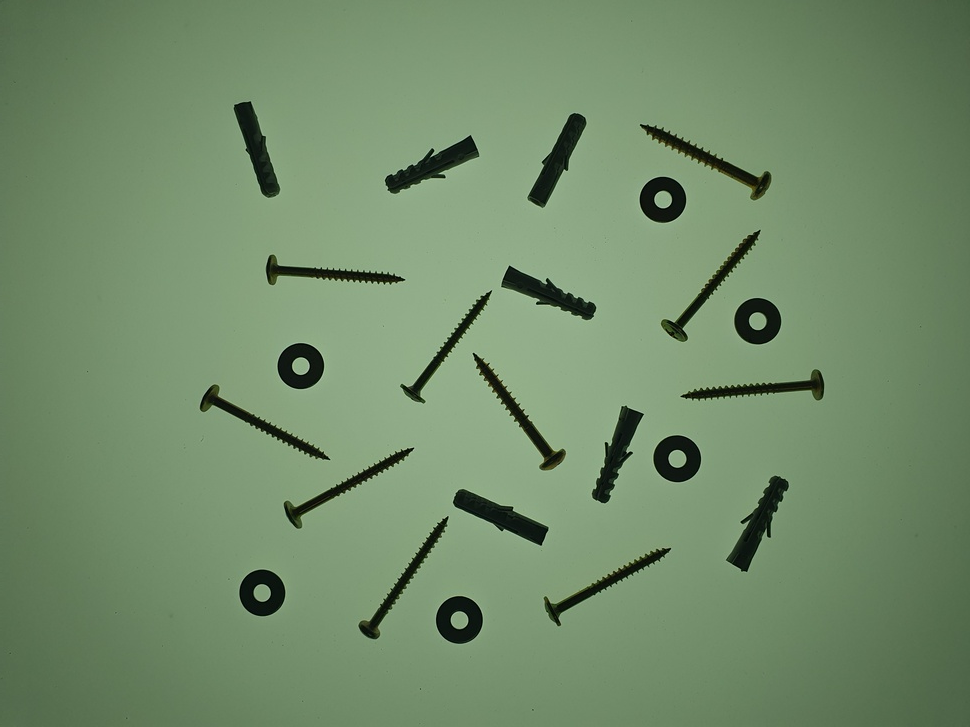
//> input picture tutorial/pdi/exemplos/momentos/20240430_102320.jpg, 970 x 727 px, shrunk from 4032 x 3024 before the run
$ ./momentos-contornos 20240430_102320.jpg   (built with g++ and OpenCV 4)
//> lines starting //> are read from the running program, lines starting //| are printed output that depends on the picture; after the words box and inside, x2 and y2 are one past the last pixel; in counts of white or black regions, pixels touching at a corner belong together
#include <iostream>
#include <fstream>
#include <opencv2/opencv.hpp>

int main(int argc, char** argv){
  cv::Mat image, gray;
  std::ofstream file;
  cv::Moments mom;

  image= cv::imread(argv[1], cv::IMREAD_GRAYSCALE);
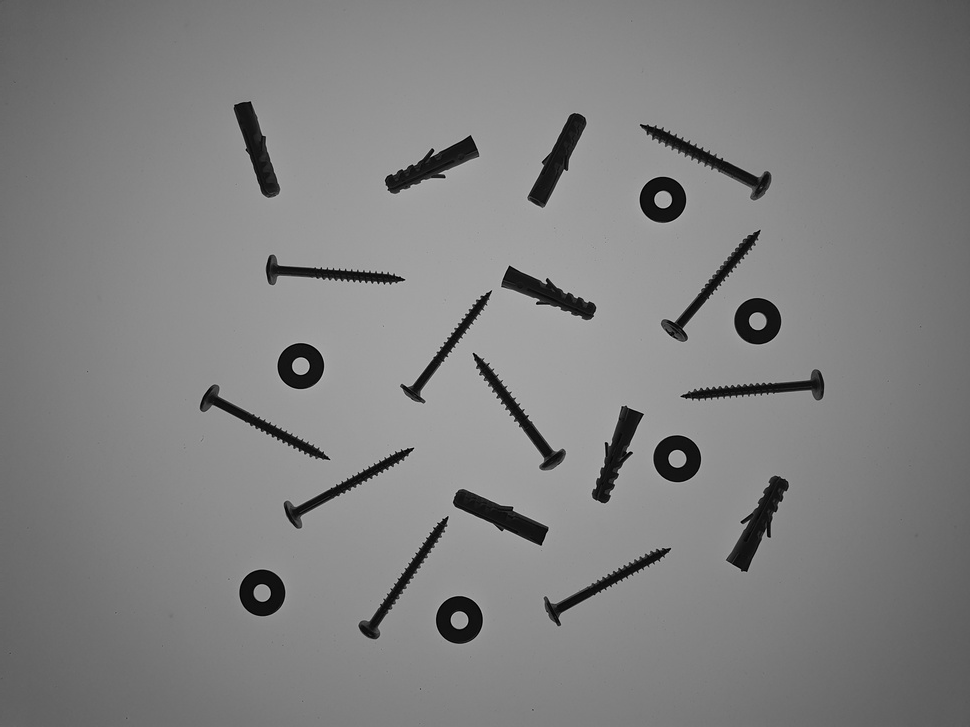
//> image: 727 rows x 970 cols, CV_8UC1; min 0, max 195, mean 128

  if(!image.data){
    std::cout << "nao abriu " << argv[1] << std::endl;
    return 0;
  }

  file.open("moments.txt");

  cv::threshold(image, image, 1, 255, cv::THRESH_BINARY + cv::THRESH_OTSU);
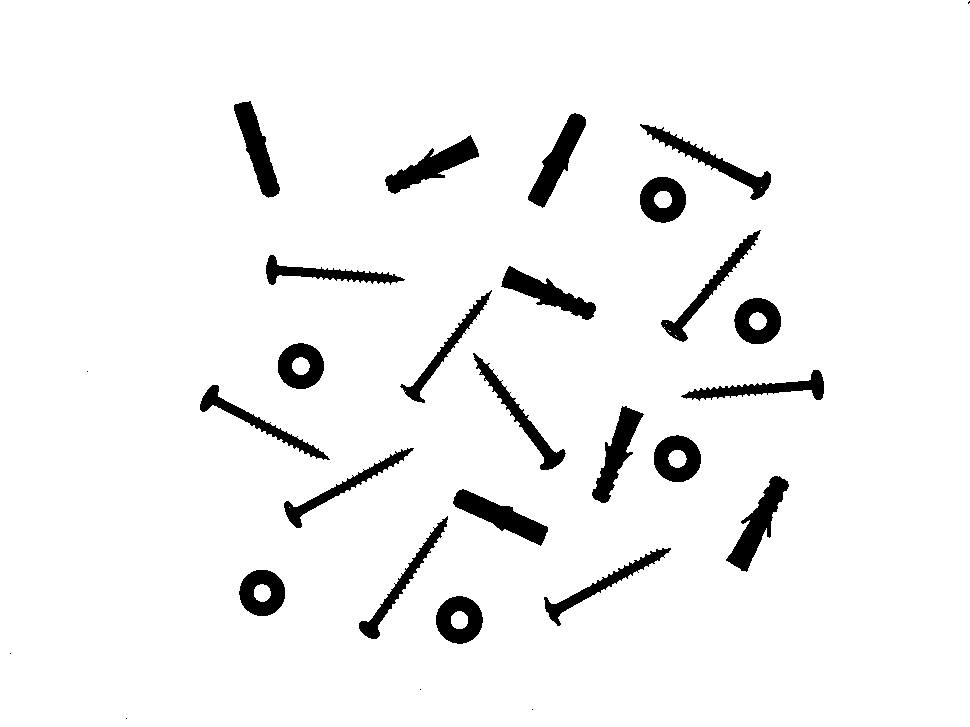
//> image: 727 rows x 970 cols, CV_8UC1; 94.8% white; 29 black regions (6 under 20 px), largest, box (x1, y1, x2, y2) and area: (726, 476, 789, 572) 2035, (453, 489, 548, 546) 1968, (385, 135, 479, 194) 1930

  // calculate negative
  cv::bitwise_not(image, image);
//> image: 727 rows x 970 cols, CV_8UC1; 5.2% white; 29 white regions (6 under 20 px)

  // Find all objects of interest
  std::vector< std::vector<cv::Point> > contours;
  std::vector< cv:: Vec4i> hierarchy;

  cv::findContours(image, contours, hierarchy, cv::RETR_EXTERNAL, cv::CHAIN_APPROX_NONE);
//> contours = 29 contours, 6 with area under 20; largest, box (x1, y1, x2, y2) and area: (726, 476, 789, 572) 1907, (453, 489, 548, 546) 1862, (528, 113, 586, 208) 1816, (385, 135, 479, 194) 1806, (234, 101, 280, 198) 1707

//  cv::Mat arrx(1, contours[0].size(), CV_32F);
//  cv::Mat arry(1, contours[0].size(), CV_32F);

  cv::cvtColor(image, image, cv::COLOR_GRAY2BGR);

  int nshapes = 0;

  // For each object
  for (size_t i = 0; i < contours.size(); i++){
    // Calculate the moments
    std::cout << i << " " << contours[i].size() << std::endl;
    if(contours[i].size() < 100){
      continue;
    }
    nshapes++;
    mom = cv::moments(contours[i]);
    // Calculate the center of mass
    cv::Point2f center(mom.m10/mom.m00, mom.m01/mom.m00);
    // [18 lines of commented-out code are left out]

    double hu[7];
    cv::HuMoments(mom, hu);
    if(hu[0] > 0)
    {
      cv::drawContours(image, contours, i, cv::Scalar(0, 0, 255), 2);
    }
    else{
      cv::drawContours(image, contours, i, cv::Scalar(0, 255, 0), 2);
    }
    cv::putText(image, std::to_string(i), center, cv::FONT_HERSHEY_SIMPLEX, 0.5, cv::Scalar(0, 0, 0), 8);
    cv::putText(image, std::to_string(i), center, cv::FONT_HERSHEY_SIMPLEX, 0.5, cv::Scalar(255, 255, 255), 1);

    file << i << ", ";
    for (int j = 0; j < 7; j++){
      hu[j] = -1 * copysign(1.0, hu[j]) * log10(abs(hu[j]));
      file << hu[j] << ", ";
    }
    file << std::endl;
	}
//> this loop made 29 passes
//> center on passes 7, 8, 11, 14, 16, 17, 20, 22: Point(601, 584.7), Point(400.7, 584.1), Point(340.3, 488.2), Point(255.7, 421.6), Point(763.9, 388.4), Point(521.1, 418), Point(444.1, 351.1), Point(323.7, 273.3)
//> center on passes 5, 6, 9, 10, 12, 13: Point(458.9, 619.5), Point(261.8, 592.4), Point(500.4, 516.1), Point(757.7, 524), Point(676.8, 458.3), Point(616.4, 452.5)
//| 0 1
//| 1 1
//| 2 1
//| 3 1
//| 4 130
//| 5 128
//| 6 338
//| 7 332
//> (output is shown up to pass 8 of 29)
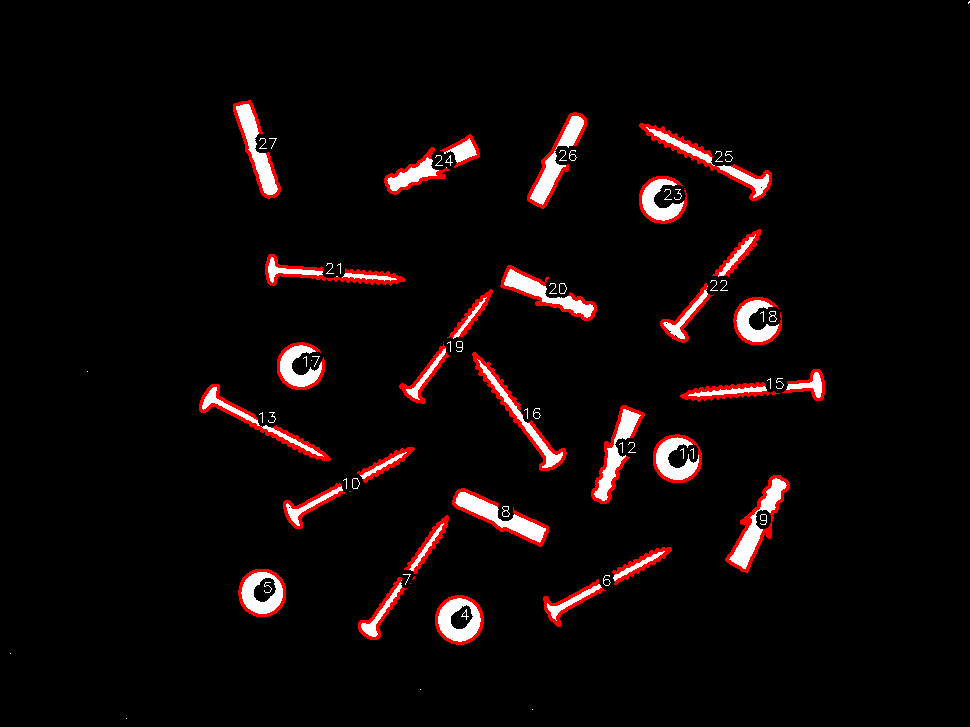
//> image: 727 rows x 970 cols, CV_8UC3; mean B, G, R 7.7, 7.7, 14.8
//> after the loop, nshapes = 23
  std::cout << "Numero de objetos: " << nshapes << std::endl;
//| Numero de objetos: 23
  file.close();
// [6 lines of commented-out code are left out]

  cv::imshow("janela", image);
  cv::waitKey();
  return 0;
}

$ run again, on tutorial/pdi/exemplos/momentos/pregos-dca-rearlight.jpg
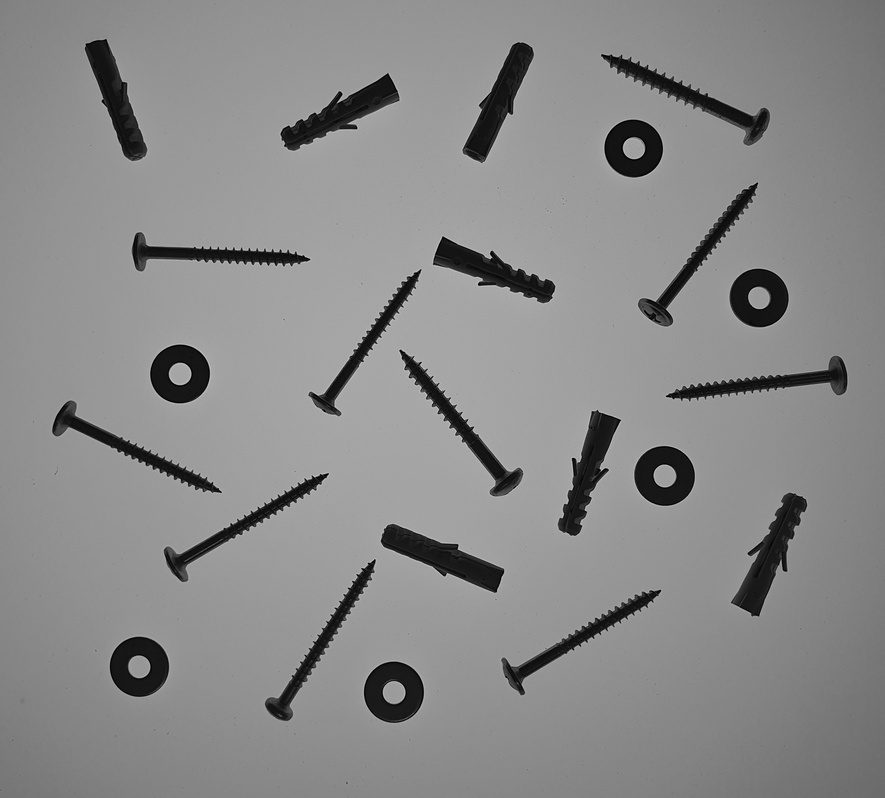
//> input picture tutorial/pdi/exemplos/momentos/pregos-dca-rearlight.jpg, 885 x 798 px, shrunk from 3031 x 2733 before the run
//> image is the input picture: 798 rows x 885 cols, CV_8UC1; min 0, max 204, mean 137.2
//> `cv::threshold(image, image, 1, 255, cv::THRESH_BINARY + cv::THRESH_OTS..`:
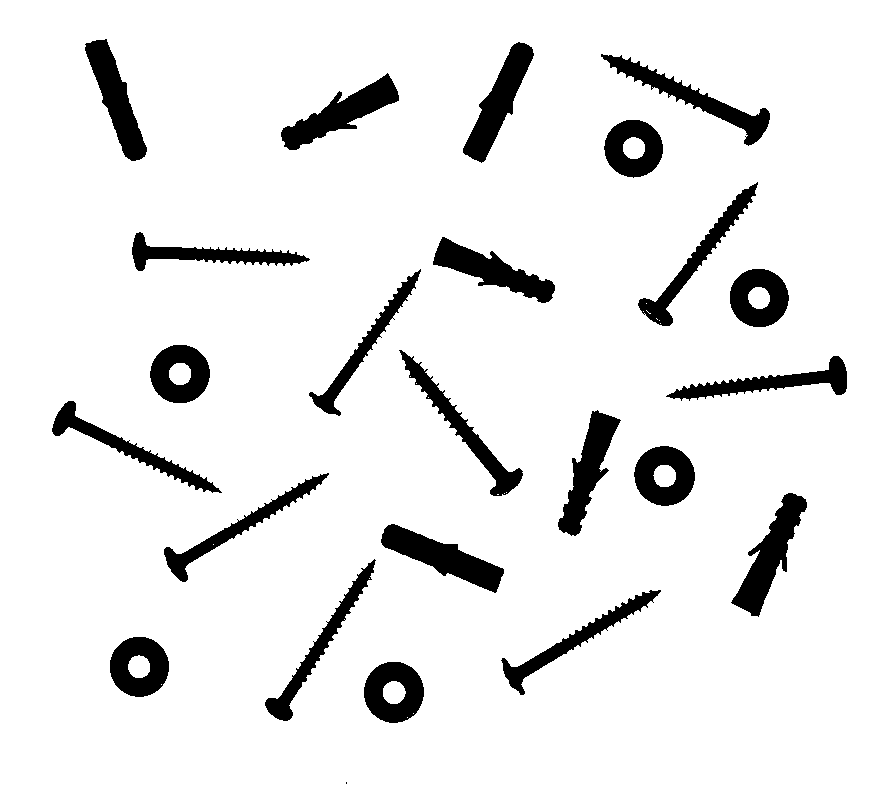
//> image: 798 rows x 885 cols, CV_8UC1; 91.4% white; 24 black regions (1 under 20 px), largest, box (x1, y1, x2, y2) and area: (731, 493, 807, 617) 3313, (381, 524, 504, 593) 3238, (281, 73, 399, 150) 3150
//> contours = 24 contours, 1 with area under 20; largest, box (x1, y1, x2, y2) and area: (731, 493, 807, 617) 3146, (381, 524, 504, 593) 3099, (281, 73, 399, 150) 2991, (463, 42, 534, 163) 2954, (558, 410, 621, 536) 2855
//> the loop `for (size_t i = 0; i < contours.size(); i++)` made 24 passes
//> center on passes 4, 5, 8, 10, 11: Point(573.7, 640.2), Point(317.7, 648.4), Point(236, 528.3), Point(587.6, 470.2), Point(125.2, 446.9)
//> (printed output is left out)
//> after the loop `for (size_t i = 0; i < contours.size(); i++)`:
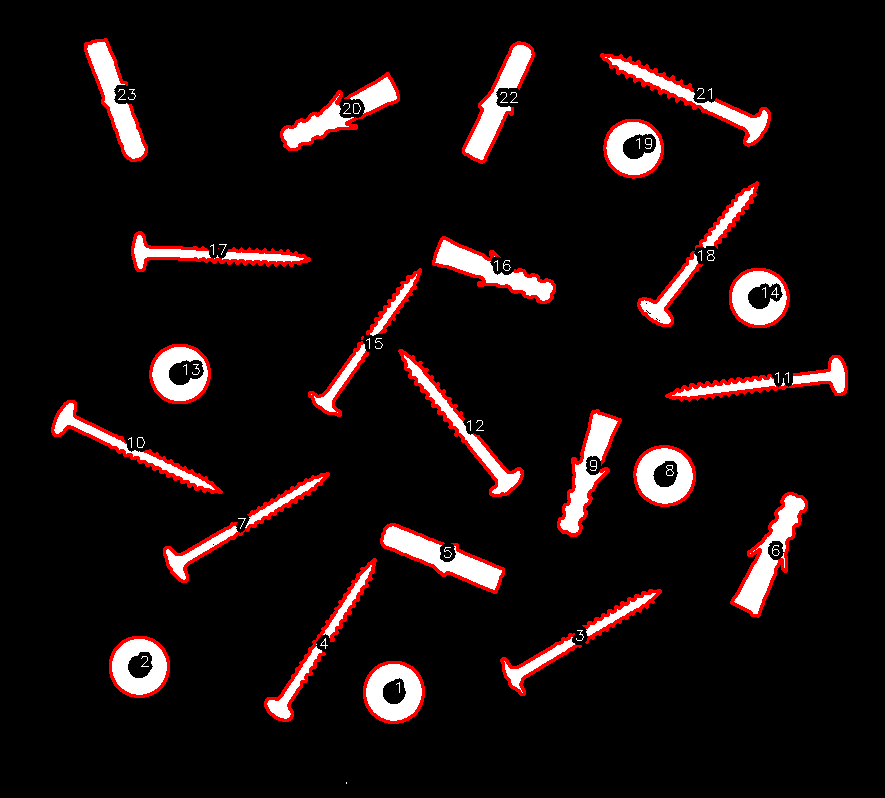
//> image: 798 rows x 885 cols, CV_8UC3; mean B, G, R 14.7, 14.7, 24.3
//> after the loop `for (size_t i = 0; i < contours.size(); i++)`: nshapes = 23
//| Numero de objetos: 23
